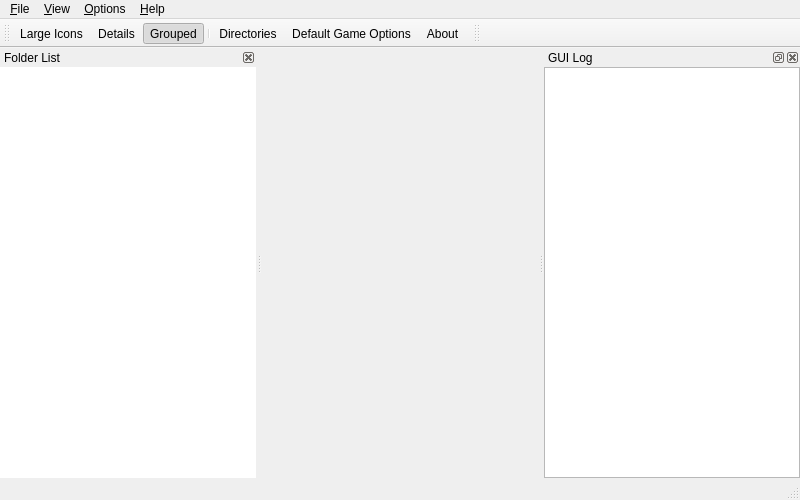
<?xml version="1.0" encoding="UTF-8"?>
<ui version="4.0">
 <class>MainWindow</class>
 <widget class="QMainWindow" name="MainWindow">
  <property name="geometry">
   <rect>
    <x>0</x>
    <y>0</y>
    <width>800</width>
    <height>500</height>
   </rect>
  </property>
  <property name="windowTitle">
   <string>M+GUI</string>
  </property>
  <property name="dockNestingEnabled">
   <bool>true</bool>
  </property>
  <widget class="QWidget" name="centralwidget">
   <layout class="QGridLayout">
    <property name="margin">
     <number>0</number>
    </property>
    <item row="0" column="0">
     <layout class="QVBoxLayout" name="layMainView">
      <property name="topMargin">
       <number>2</number>
      </property>
     </layout>
    </item>
   </layout>
  </widget>
  <widget class="QMenuBar" name="menubar">
   <property name="geometry">
    <rect>
     <x>0</x>
     <y>0</y>
     <width>800</width>
     <height>22</height>
    </rect>
   </property>
   <widget class="QMenu" name="menuFile">
    <property name="title">
     <string>&amp;File</string>
    </property>
    <widget class="QMenu" name="menuPlayWith">
     <property name="title">
      <string>Play with Options</string>
     </property>
     <addaction name="actionCommandLine"/>
     <addaction name="separator"/>
     <addaction name="actionSavestate"/>
     <addaction name="actionPlayback"/>
     <addaction name="actionRecord"/>
     <addaction name="actionMNG"/>
     <addaction name="actionAVI"/>
     <addaction name="actionWave"/>
    </widget>
    <widget class="QMenu" name="menuAddtoFolder">
     <property name="title">
      <string>Add to Custom Folder</string>
     </property>
    </widget>
    <widget class="QMenu" name="menuDeleteCfg">
     <property name="title">
      <string>Clean Up</string>
     </property>
    </widget>
    <widget class="QMenu" name="menuAudit">
     <property name="title">
      <string>Audit</string>
     </property>
     <addaction name="actionAuditAll"/>
     <addaction name="actionAuditAllSamples"/>
     <addaction name="separator"/>
     <addaction name="actionFixDatAll"/>
     <addaction name="actionFixDatIncomplete"/>
     <addaction name="actionFixDatMissing"/>
     <addaction name="actionFixDatComplete"/>
    </widget>
    <addaction name="actionPlay"/>
    <addaction name="menuPlayWith"/>
    <addaction name="menuDeleteCfg"/>
    <addaction name="separator"/>
    <addaction name="menuAddtoFolder"/>
    <addaction name="actionRemoveFromFolder"/>
    <addaction name="separator"/>
    <addaction name="actionSrcProperties"/>
    <addaction name="actionProperties"/>
    <addaction name="separator"/>
    <addaction name="menuAudit"/>
    <addaction name="separator"/>
    <addaction name="actionExitStop"/>
   </widget>
   <widget class="QMenu" name="menuView">
    <property name="title">
     <string>&amp;View</string>
    </property>
    <widget class="QMenu" name="menuCustomizeFields">
     <property name="title">
      <string>Customize &amp;Fields</string>
     </property>
    </widget>
    <widget class="QMenu" name="menuPictures">
     <property name="title">
      <string>Game &amp;Pictures</string>
     </property>
     <addaction name="actionEnforceAspect"/>
     <addaction name="actionStretchSshot"/>
     <addaction name="separator"/>
    </widget>
    <widget class="QMenu" name="menuDocuments">
     <property name="title">
      <string>Game Do&amp;cuments</string>
     </property>
    </widget>
    <widget class="QMenu" name="menuShowFolders">
     <property name="title">
      <string>&amp;Show Folders</string>
     </property>
    </widget>
    <widget class="QMenu" name="menuCustomFilters">
     <property name="title">
      <string>&amp;Custom Filters</string>
     </property>
     <addaction name="actionFilterClones"/>
     <addaction name="actionFilterNonWorking"/>
     <addaction name="actionFilterUnavailable"/>
    </widget>
    <widget class="QMenu" name="menuArrangeIcons">
     <property name="title">
      <string>Arrange &amp;Icons</string>
     </property>
     <addaction name="actionColSortAscending"/>
     <addaction name="actionColSortDescending"/>
    </widget>
    <addaction name="menuShowFolders"/>
    <addaction name="menuPictures"/>
    <addaction name="menuDocuments"/>
    <addaction name="actionVerticalTabs"/>
    <addaction name="separator"/>
    <addaction name="actionLargeIcons"/>
    <addaction name="actionDetails"/>
    <addaction name="actionGrouped"/>
    <addaction name="actionRowDelegate"/>
    <addaction name="actionLocalGameList"/>
    <addaction name="separator"/>
    <addaction name="menuArrangeIcons"/>
    <addaction name="menuCustomizeFields"/>
    <addaction name="menuCustomFilters"/>
    <addaction name="separator"/>
    <addaction name="actionRefresh"/>
   </widget>
   <widget class="QMenu" name="menuOptions">
    <property name="title">
     <string>&amp;Options</string>
    </property>
    <widget class="QMenu" name="menuLanguage">
     <property name="title">
      <string>&amp;Language</string>
     </property>
     <addaction name="actionEnglish"/>
     <addaction name="actionChinese_PRC"/>
     <addaction name="actionChinese_Taiwan"/>
     <addaction name="actionJapanese"/>
     <addaction name="actionFrench"/>
     <addaction name="actionHungarian"/>
     <addaction name="actionKorean"/>
     <addaction name="actionBrazilian"/>
     <addaction name="actionRussian"/>
    </widget>
    <widget class="QMenu" name="menuBackground">
     <property name="title">
      <string>&amp;Background Images</string>
     </property>
     <addaction name="actionBgStretch"/>
     <addaction name="actionBgTile"/>
     <addaction name="separator"/>
    </widget>
    <widget class="QMenu" name="menuGUIStyle">
     <property name="title">
      <string>GUI &amp;Style</string>
     </property>
    </widget>
    <addaction name="actionDirectories"/>
    <addaction name="actionDefaultOptions"/>
    <addaction name="separator"/>
    <addaction name="menuGUIStyle"/>
    <addaction name="menuBackground"/>
    <addaction name="menuLanguage"/>
   </widget>
   <widget class="QMenu" name="menuHelp">
    <property name="title">
     <string>&amp;Help</string>
    </property>
    <addaction name="actionReadme"/>
    <addaction name="actionFAQ"/>
    <addaction name="actionBoard"/>
    <addaction name="actionAbout"/>
   </widget>
   <addaction name="menuFile"/>
   <addaction name="menuView"/>
   <addaction name="menuOptions"/>
   <addaction name="menuHelp"/>
  </widget>
  <widget class="QStatusBar" name="statusbar"/>
  <widget class="QToolBar" name="toolBar">
   <property name="windowTitle">
    <string>Toolbar</string>
   </property>
   <property name="autoFillBackground">
    <bool>true</bool>
   </property>
   <property name="iconSize">
    <size>
     <width>16</width>
     <height>16</height>
    </size>
   </property>
   <property name="floatable">
    <bool>false</bool>
   </property>
   <attribute name="toolBarArea">
    <enum>TopToolBarArea</enum>
   </attribute>
   <attribute name="toolBarBreak">
    <bool>false</bool>
   </attribute>
   <addaction name="actionLargeIcons"/>
   <addaction name="actionDetails"/>
   <addaction name="actionGrouped"/>
   <addaction name="separator"/>
   <addaction name="actionDirectories"/>
   <addaction name="actionDefaultOptions"/>
   <addaction name="actionAbout"/>
  </widget>
  <widget class="QToolBar" name="toolBarSearch">
   <property name="windowTitle">
    <string>Search</string>
   </property>
   <property name="floatable">
    <bool>false</bool>
   </property>
   <attribute name="toolBarArea">
    <enum>TopToolBarArea</enum>
   </attribute>
   <attribute name="toolBarBreak">
    <bool>false</bool>
   </attribute>
  </widget>
  <widget class="QDockWidget" name="dwGUILog">
   <property name="windowTitle">
    <string>GUI Log</string>
   </property>
   <attribute name="dockWidgetArea">
    <number>2</number>
   </attribute>
   <widget class="QWidget" name="dockWidgetContents_8">
    <layout class="QGridLayout">
     <property name="margin">
      <number>0</number>
     </property>
     <item row="0" column="0">
      <widget class="QTextBrowser" name="tbGUILog"/>
     </item>
    </layout>
   </widget>
  </widget>
  <widget class="QDockWidget" name="dwFolderList">
   <property name="sizePolicy">
    <sizepolicy hsizetype="Ignored" vsizetype="Preferred">
     <horstretch>0</horstretch>
     <verstretch>0</verstretch>
    </sizepolicy>
   </property>
   <property name="features">
    <set>QDockWidget::DockWidgetClosable|QDockWidget::DockWidgetMovable</set>
   </property>
   <property name="windowTitle">
    <string>Folder List</string>
   </property>
   <attribute name="dockWidgetArea">
    <number>1</number>
   </attribute>
   <widget class="QWidget" name="dockWidgetContents_14">
    <layout class="QGridLayout">
     <property name="margin">
      <number>0</number>
     </property>
     <item row="0" column="0">
      <widget class="QTreeWidget" name="treeFolders">
       <property name="frameShape">
        <enum>QFrame::NoFrame</enum>
       </property>
       <property name="headerHidden">
        <bool>true</bool>
       </property>
       <column>
        <property name="text">
         <string>1</string>
        </property>
       </column>
      </widget>
     </item>
    </layout>
   </widget>
  </widget>
  <action name="actionDefaultOptions">
   <property name="icon">
    <iconset resource="mamepgui_main.qrc">
     <normaloff>:/res/16x16/system-settings.png</normaloff>:/res/16x16/system-settings.png</iconset>
   </property>
   <property name="text">
    <string>Default Game &amp;Options</string>
   </property>
  </action>
  <action name="actionRefresh">
   <property name="icon">
    <iconset resource="mamepgui_main.qrc">
     <normaloff>:/res/16x16/view-refresh.png</normaloff>:/res/16x16/view-refresh.png</iconset>
   </property>
   <property name="text">
    <string>&amp;Refresh</string>
   </property>
   <property name="shortcut">
    <string>F5</string>
   </property>
  </action>
  <action name="actionExitStop">
   <property name="text">
    <string>E&amp;xit</string>
   </property>
   <property name="shortcut">
    <string>Alt+X</string>
   </property>
  </action>
  <action name="actionAbout">
   <property name="icon">
    <iconset resource="mamepgui_main.qrc">
     <normaloff>:/res/16x16/help-browser.png</normaloff>:/res/16x16/help-browser.png</iconset>
   </property>
   <property name="text">
    <string>&amp;About</string>
   </property>
  </action>
  <action name="actionDetails">
   <property name="checkable">
    <bool>true</bool>
   </property>
   <property name="icon">
    <iconset resource="mamepgui_main.qrc">
     <normaloff>:/res/mame32-view-detail.png</normaloff>:/res/mame32-view-detail.png</iconset>
   </property>
   <property name="text">
    <string>&amp;Details</string>
   </property>
  </action>
  <action name="actionGrouped">
   <property name="checkable">
    <bool>true</bool>
   </property>
   <property name="checked">
    <bool>true</bool>
   </property>
   <property name="icon">
    <iconset resource="mamepgui_main.qrc">
     <normaloff>:/res/mame32-view-group.png</normaloff>:/res/mame32-view-group.png</iconset>
   </property>
   <property name="text">
    <string>&amp;Grouped</string>
   </property>
  </action>
  <action name="actionLargeIcons">
   <property name="checkable">
    <bool>true</bool>
   </property>
   <property name="icon">
    <iconset resource="mamepgui_main.qrc">
     <normaloff>:/res/mame32-view-licon.png</normaloff>:/res/mame32-view-licon.png</iconset>
   </property>
   <property name="text">
    <string>L&amp;arge Icons</string>
   </property>
  </action>
  <action name="actionVerticalTabs">
   <property name="checkable">
    <bool>true</bool>
   </property>
   <property name="text">
    <string>&amp;Vertical Tabs</string>
   </property>
  </action>
  <action name="actionPlay">
   <property name="text">
    <string notr="true">&amp;Play</string>
   </property>
  </action>
  <action name="actionRecord">
   <property name="text">
    <string>&amp;Record Input...</string>
   </property>
  </action>
  <action name="actionConfigIPS">
   <property name="text">
    <string>Configure &amp;IPS...</string>
   </property>
  </action>
  <action name="actionAudit">
   <property name="text">
    <string>Audit</string>
   </property>
  </action>
  <action name="actionColDescription">
   <property name="checkable">
    <bool>true</bool>
   </property>
   <property name="text">
    <string>Description</string>
   </property>
  </action>
  <action name="actionColName">
   <property name="checkable">
    <bool>true</bool>
   </property>
   <property name="text">
    <string>Name</string>
   </property>
  </action>
  <action name="actionColROMs">
   <property name="checkable">
    <bool>true</bool>
   </property>
   <property name="text">
    <string>ROMs</string>
   </property>
  </action>
  <action name="actionColManufacturer">
   <property name="checkable">
    <bool>true</bool>
   </property>
   <property name="text">
    <string>Manufacturer</string>
   </property>
  </action>
  <action name="actionColDriver">
   <property name="checkable">
    <bool>true</bool>
   </property>
   <property name="text">
    <string>Driver</string>
   </property>
  </action>
  <action name="actionColYear">
   <property name="checkable">
    <bool>true</bool>
   </property>
   <property name="text">
    <string>Year</string>
   </property>
  </action>
  <action name="actionColCloneOf">
   <property name="checkable">
    <bool>true</bool>
   </property>
   <property name="text">
    <string>Clone of</string>
   </property>
  </action>
  <action name="actionColSortAscending">
   <property name="checkable">
    <bool>true</bool>
   </property>
   <property name="text">
    <string>Sort Ascending</string>
   </property>
  </action>
  <action name="actionColSortDescending">
   <property name="checkable">
    <bool>true</bool>
   </property>
   <property name="text">
    <string>Sort Descending</string>
   </property>
  </action>
  <action name="actionDirectories">
   <property name="icon">
    <iconset resource="mamepgui_main.qrc">
     <normaloff>:/res/32x32/folder.png</normaloff>:/res/32x32/folder.png</iconset>
   </property>
   <property name="text">
    <string>&amp;Directories...</string>
   </property>
  </action>
  <action name="actionProperties">
   <property name="icon">
    <iconset resource="mamepgui_main.qrc">
     <normaloff>:/res/16x16/system-settings.png</normaloff>:/res/16x16/system-settings.png</iconset>
   </property>
   <property name="text">
    <string>Pr&amp;operties</string>
   </property>
  </action>
  <action name="actionSrcProperties">
   <property name="text">
    <string notr="true">Properties for </string>
   </property>
  </action>
  <action name="actionEnglish">
   <property name="checkable">
    <bool>true</bool>
   </property>
   <property name="text">
    <string notr="true">English (United States)</string>
   </property>
  </action>
  <action name="actionChinese_PRC">
   <property name="checkable">
    <bool>true</bool>
   </property>
   <property name="text">
    <string notr="true">中文 (中国)</string>
   </property>
  </action>
  <action name="actionChinese_Taiwan">
   <property name="checkable">
    <bool>true</bool>
   </property>
   <property name="text">
    <string notr="true">中文 (台灣)</string>
   </property>
  </action>
  <action name="actionJapanese">
   <property name="checkable">
    <bool>true</bool>
   </property>
   <property name="text">
    <string notr="true">日本語</string>
   </property>
  </action>
  <action name="actionBrazilian">
   <property name="checkable">
    <bool>true</bool>
   </property>
   <property name="text">
    <string notr="true">Português (Brasil)</string>
   </property>
  </action>
  <action name="actionEnforceAspect">
   <property name="checkable">
    <bool>true</bool>
   </property>
   <property name="text">
    <string>Enforce Aspect Ratio</string>
   </property>
  </action>
  <action name="actionLocalGameList">
   <property name="checkable">
    <bool>true</bool>
   </property>
   <property name="text">
    <string>Local &amp;Language Game List</string>
   </property>
  </action>
  <action name="actionFAQ">
   <property name="text">
    <string>FAQ</string>
   </property>
  </action>
  <action name="actionBoard">
   <property name="text">
    <string>Discussion Board</string>
   </property>
  </action>
  <action name="actionReadme">
   <property name="text">
    <string>Readme</string>
   </property>
  </action>
  <action name="actionBgStretch">
   <property name="checkable">
    <bool>true</bool>
   </property>
   <property name="text">
    <string>Stretch</string>
   </property>
  </action>
  <action name="actionBgTile">
   <property name="checkable">
    <bool>true</bool>
   </property>
   <property name="text">
    <string>Tile</string>
   </property>
  </action>
  <action name="actionRowDelegate">
   <property name="checkable">
    <bool>true</bool>
   </property>
   <property name="checked">
    <bool>true</bool>
   </property>
   <property name="text">
    <string>Highlight Selected Icon</string>
   </property>
  </action>
  <action name="actionStretchSshot">
   <property name="checkable">
    <bool>true</bool>
   </property>
   <property name="text">
    <string>Strech Screenshot Larger</string>
   </property>
  </action>
  <action name="actionPlayback">
   <property name="text">
    <string>&amp;Playback Input...</string>
   </property>
  </action>
  <action name="actionWave">
   <property name="text">
    <string>Record &amp;Wave Output...</string>
   </property>
  </action>
  <action name="actionMNG">
   <property name="text">
    <string>Record &amp;MNG Output...</string>
   </property>
  </action>
  <action name="actionAVI">
   <property name="text">
    <string>Record &amp;AVI Output...</string>
   </property>
  </action>
  <action name="actionSavestate">
   <property name="text">
    <string>Load &amp;Savestate...</string>
   </property>
  </action>
  <action name="actionHungarian">
   <property name="checkable">
    <bool>true</bool>
   </property>
   <property name="text">
    <string notr="true">Magyar</string>
   </property>
  </action>
  <action name="actionKorean">
   <property name="checkable">
    <bool>true</bool>
   </property>
   <property name="text">
    <string notr="true">한국어</string>
   </property>
  </action>
  <action name="actionFixDatMissing">
   <property name="text">
    <string>Export Completely Missing Sets Only...</string>
   </property>
  </action>
  <action name="actionFixDatIncomplete">
   <property name="text">
    <string>Export Incomplete Sets Only...</string>
   </property>
  </action>
  <action name="actionFixDatAll">
   <property name="text">
    <string>Export All Set Issues...</string>
   </property>
  </action>
  <action name="actionRemoveFromFolder">
   <property name="text">
    <string notr="true">Remove From This Folder</string>
   </property>
  </action>
  <action name="actionAuditAll">
   <property name="text">
    <string>&amp;Audit All Roms</string>
   </property>
  </action>
  <action name="actionFilterClones">
   <property name="checkable">
    <bool>true</bool>
   </property>
   <property name="text">
    <string>Hide C&amp;lones</string>
   </property>
  </action>
  <action name="actionFilterNonWorking">
   <property name="checkable">
    <bool>true</bool>
   </property>
   <property name="text">
    <string>Hide Non-Wor&amp;king</string>
   </property>
  </action>
  <action name="actionFilterUnavailable">
   <property name="checkable">
    <bool>true</bool>
   </property>
   <property name="text">
    <string>Hide &amp;Unavailable</string>
   </property>
  </action>
  <action name="actionCommandLine">
   <property name="text">
    <string>Command Line...</string>
   </property>
  </action>
  <action name="actionFixDatComplete">
   <property name="enabled">
    <bool>false</bool>
   </property>
   <property name="text">
    <string>Export All Sets...</string>
   </property>
  </action>
  <action name="actionRussian">
   <property name="checkable">
    <bool>true</bool>
   </property>
   <property name="text">
    <string notr="true">Русский</string>
   </property>
  </action>
  <action name="actionAuditAllSamples">
   <property name="text">
    <string>Audit All Samples</string>
   </property>
  </action>
  <action name="actionFrench">
   <property name="checkable">
    <bool>true</bool>
   </property>
   <property name="text">
    <string notr="true">Français</string>
   </property>
  </action>
 </widget>
 <resources>
  <include location="mamepgui_main.qrc"/>
 </resources>
 <connections/>
</ui>
